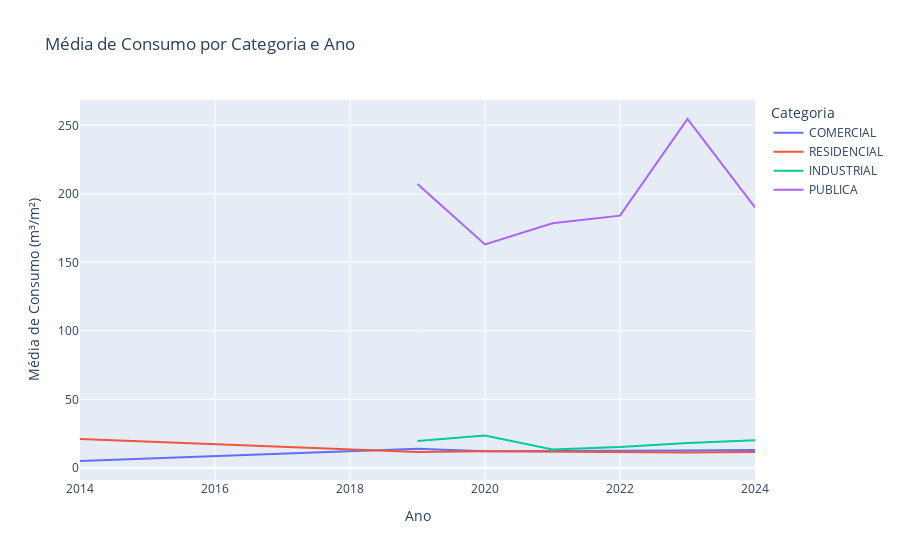

The notebook cell this image was saved under:
### Code cell
fig_media = px.line(df_totals_sorted, x='Year', y='Media_Consumo', color='CATEGORIA',
                    title='Média de Consumo por Categoria e Ano',
                    labels={'Media_Consumo': 'Média de Consumo (m³/m²)', 'Year': 'Ano', 'CATEGORIA': 'Categoria'})

fig_media.update_layout(xaxis_title='Ano', yaxis_title='Média de Consumo (m³/m²)')
fig_media.show()

### Figure 1 — Plotly figure (JSON) as saved in the notebook; plotly's stock layout.template omitted (floating-point values rounded to 4 significant figures)
{"data": [{"hovertemplate": "Categoria=COMERCIAL<br>Ano=%{x}<br>Média de Consumo (m³/m²)=%{y}<extra></extra>", "legendgroup": "COMERCIAL", "line": {"color": "#636efa", "dash": "solid"}, "marker": {"symbol": "circle"}, "mode": "lines", "name": "COMERCIAL", "orientation": "v", "showlegend": true, "type": "scatter", "x": [2014, 2019, 2020, 2021, 2022, 2023, 2024], "xaxis": "x", "y": [5, 13.98, 12.12, 12.07, 12.42, 12.62, 13.08], "yaxis": "y"}, {"hovertemplate": "Categoria=RESIDENCIAL<br>Ano=%{x}<br>Média de Consumo (m³/m²)=%{y}<extra></extra>", "legendgroup": "RESIDENCIAL", "line": {"color": "#EF553B", "dash": "solid"}, "marker": {"symbol": "circle"}, "mode": "lines", "name": "RESIDENCIAL", "orientation": "v", "showlegend": true, "type": "scatter", "x": [2014, 2019, 2020, 2021, 2022, 2023, 2024], "xaxis": "x", "y": [21.09, 11.61, 12.05, 11.67, 11.15, 11.26, 11.49], "yaxis": "y"}, {"hovertemplate": "Categoria=INDUSTRIAL<br>Ano=%{x}<br>Média de Consumo (m³/m²)=%{y}<extra></extra>", "legendgroup": "INDUSTRIAL", "line": {"color": "#00cc96", "dash": "solid"}, "marker": {"symbol": "circle"}, "mode": "lines", "name": "INDUSTRIAL", "orientation": "v", "showlegend": true, "type": "scatter", "x": [2019, 2020, 2021, 2022, 2023, 2024], "xaxis": "x", "y": [19.6, 23.67, 13.38, 15.22, 18.21, 20.1], "yaxis": "y"}, {"hovertemplate": "Categoria=PUBLICA<br>Ano=%{x}<br>Média de Consumo (m³/m²)=%{y}<extra></extra>", "legendgroup": "PUBLICA", "line": {"color": "#ab63fa", "dash": "solid"}, "marker": {"symbol": "circle"}, "mode": "lines", "name": "PUBLICA", "orientation": "v", "showlegend": true, "type": "scatter", "x": [2019, 2020, 2021, 2022, 2023, 2024], "xaxis": "x", "y": [207.3, 163.1, 178.5, 184.1, 254.6, 190.0], "yaxis": "y"}], "layout": {"legend": {"title": {"text": "Categoria"}, "tracegroupgap": 0}, "title": {"text": "Média de Consumo por Categoria e Ano"}, "xaxis": {"anchor": "y", "domain": [0, 1], "title": {"text": "Ano"}}, "yaxis": {"anchor": "x", "domain": [0, 1], "title": {"text": "Média de Consumo (m³/m²)"}}}}
